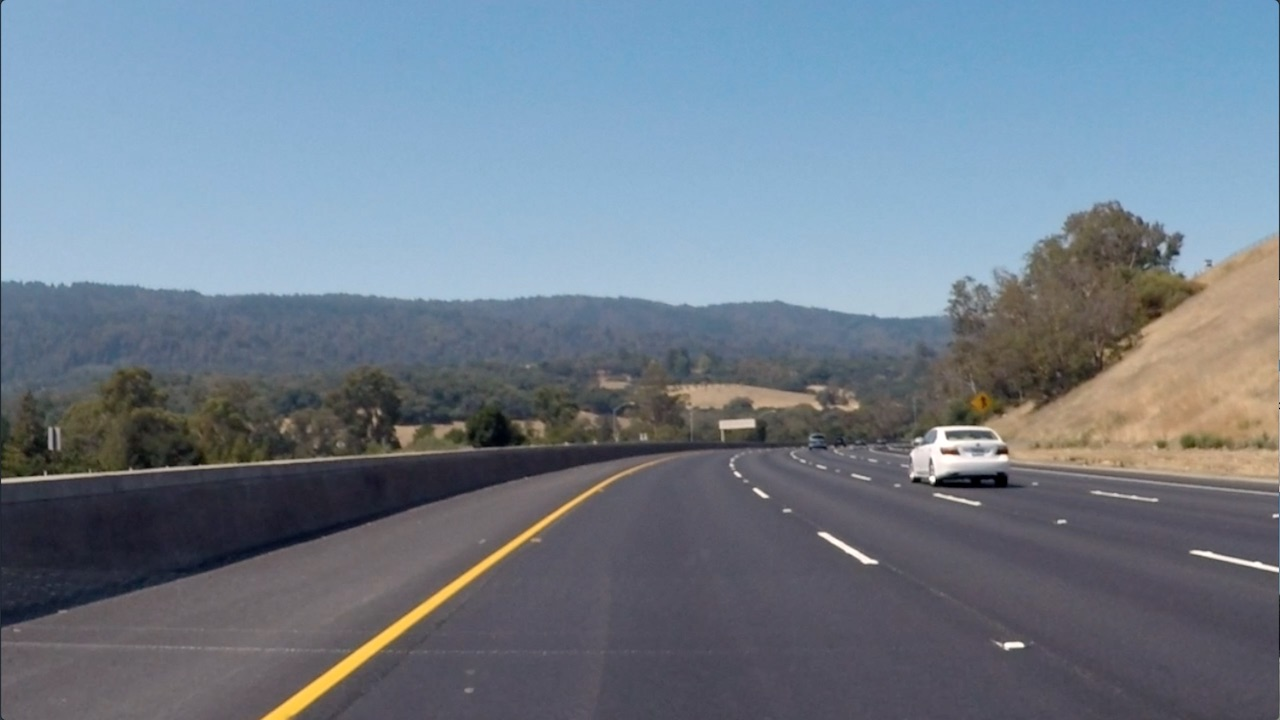
#> input picture convolition_visualization/data/curved_lane.jpeg, 1280 x 720 px
$ python filter.py
#> lines starting #> are read from the running program, lines starting #| are printed output that depends on the picture
import cv2
import numpy as np
import matplotlib.pyplot as plt
import matplotlib.image as mpimg

#image = mpimg.imread('data/udacity_sdc.png')
image = mpimg.imread('data/curved_lane.jpeg')
#> image is the input picture: shape (720, 1280, 3); mean R, G, B 112.1, 125, 138.7

plt.imshow(image)
plt.show()

gray_image = cv2.cvtColor(image, cv2.COLOR_RGB2GRAY)
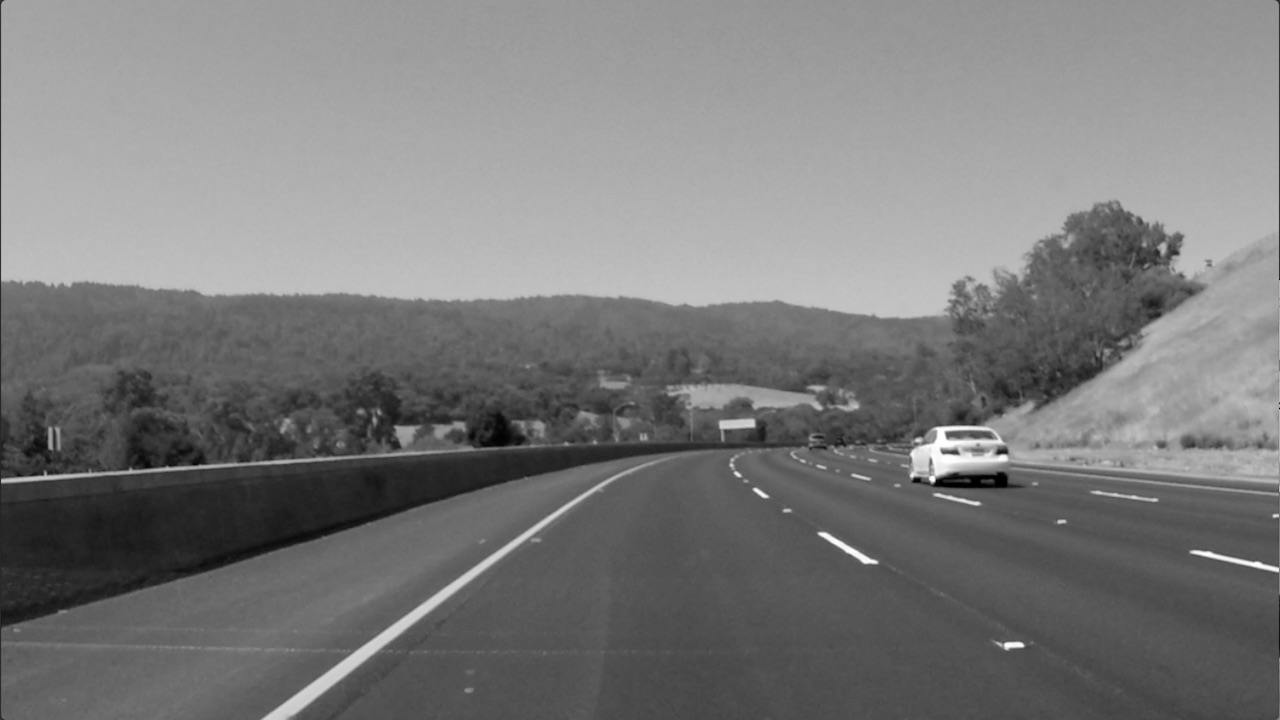
#> gray_image: shape (720, 1280); min 0, max 255, mean 122.7

plt.imshow(gray_image, cmap='gray')
plt.show()

sobel_x = np.array([[-1, 0, 1],
                    [-2, 0, 2],
                    [-1, 0, 1]])
sobel_y = sobel_x.transpose()

filtered_image_x = cv2.filter2D(gray_image, -1, sobel_x)
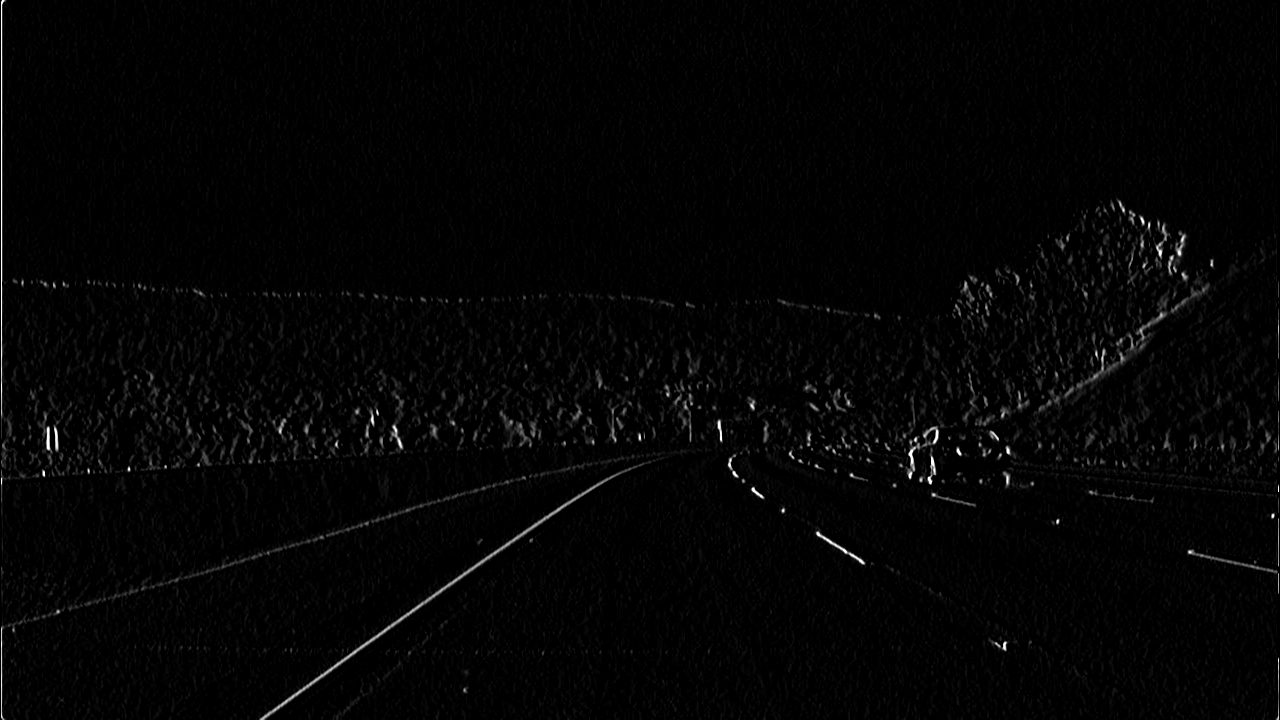
#> filtered_image_x: shape (720, 1280); min 0, max 255, mean 4.3
filtered_image_y = cv2.filter2D(gray_image, -1, sobel_y)
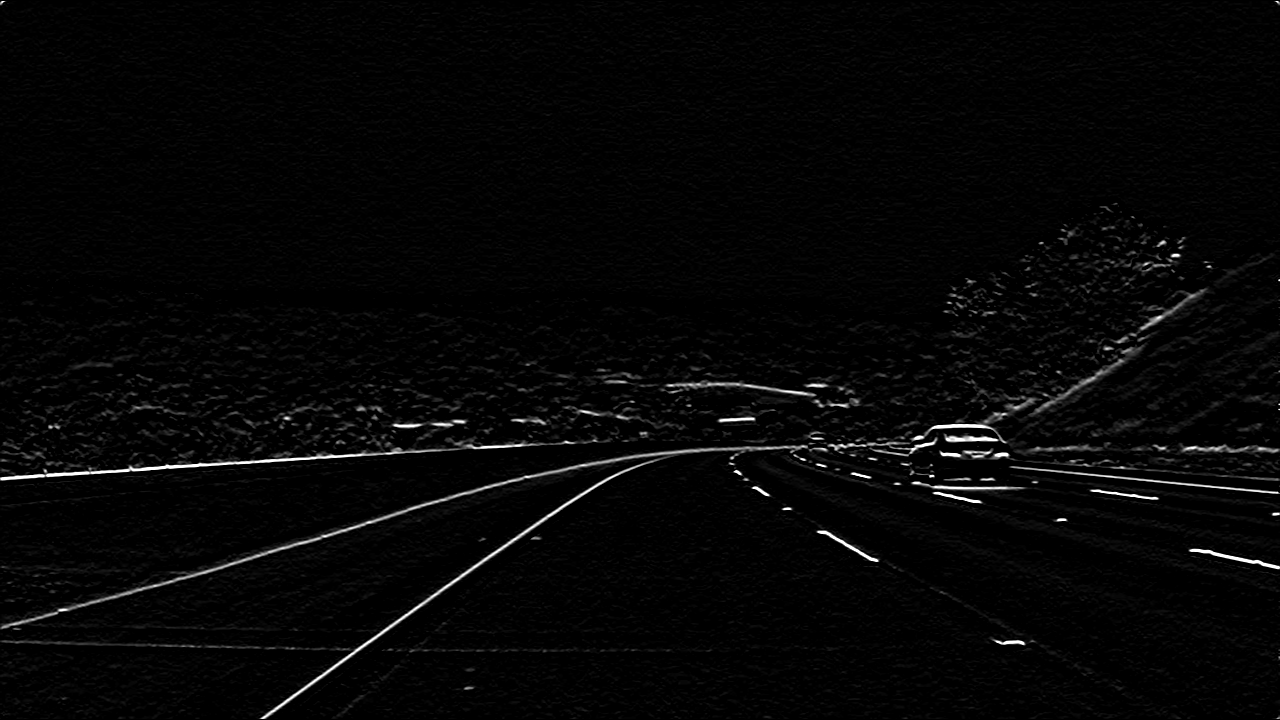
#> filtered_image_y: shape (720, 1280); min 0, max 255, mean 5.9

fig, ax = plt.subplots(figsize=(16, 7), ncols=2)
ax[0].imshow(filtered_image_x, cmap='gray')
ax[0].set_title("Sobel_X filter")
ax[1].imshow(filtered_image_y, cmap='gray')
ax[1].set_title("Sobel_Y filter")
plt.show()
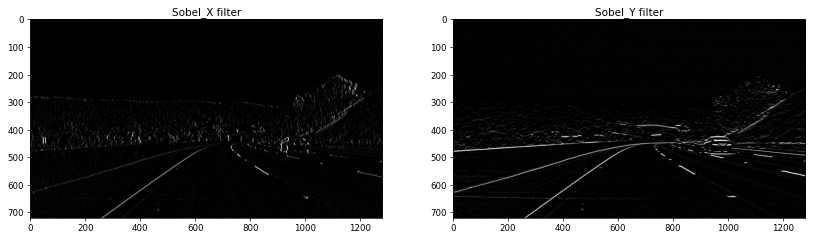
#> figure drawn by matplotlib, 2 panels
